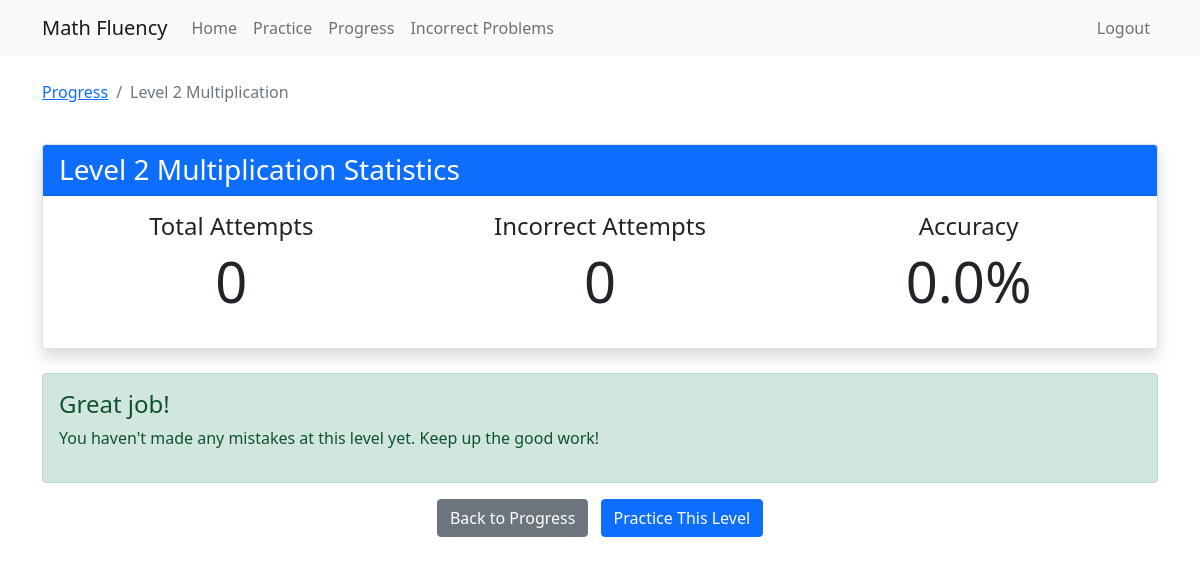
/analyze_level/multiplication/2 (signed in), run on an earlier commit of the app's database.
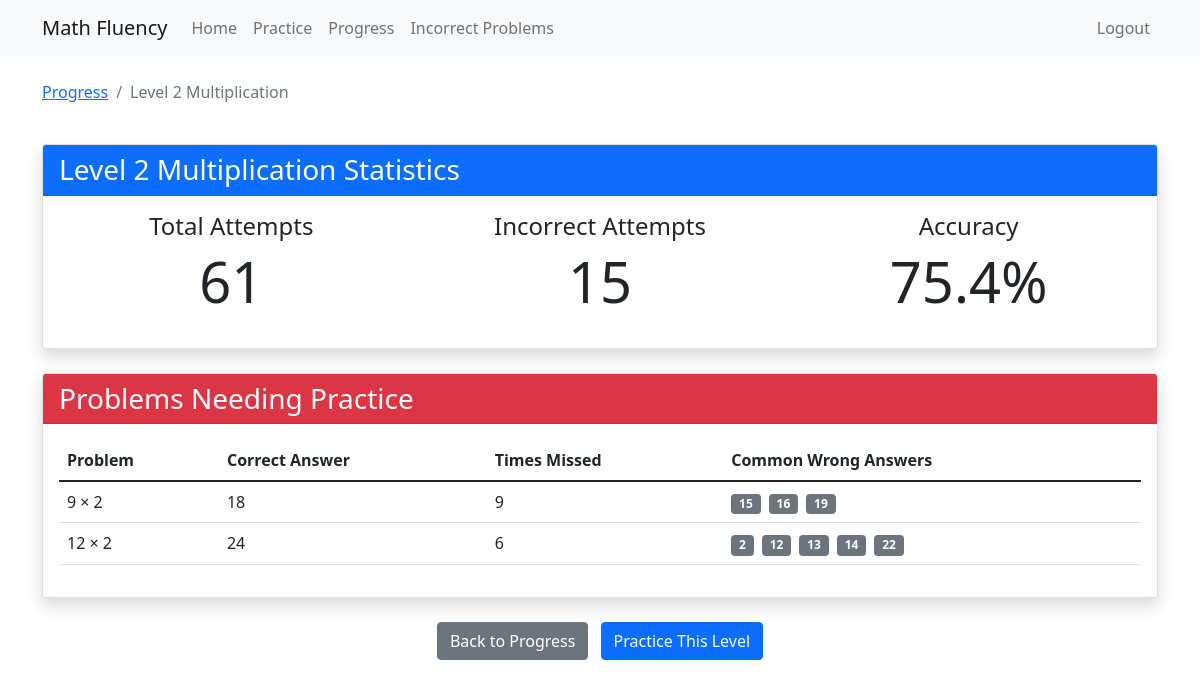
And on a later commit of the database.
### models/practice_attempt.py (models this page shows)
class PracticeAttempt(db.Model):
    id = db.Column(db.Integer, primary_key=True)
    user_id = db.Column(db.Integer, db.ForeignKey('user.id'), nullable=False)
    operation = db.Column(db.String(20), nullable=False)  # 'addition' or 'multiplication'
    level = db.Column(db.Integer, nullable=False)
    problem = db.Column(db.String(50), nullable=False)
    user_answer = db.Column(db.Integer, nullable=False)
    correct_answer = db.Column(db.Integer, nullable=False)
    is_correct = db.Column(db.Boolean, nullable=False)
    time_taken = db.Column(db.Float)  # in seconds
    created_at = db.Column(db.DateTime, default=datetime.utcnow)
    user = db.relationship('User', backref=db.backref('practice_attempts', lazy=True))

### app.py (the view)
@app.route('/analyze_level/<operation>/<int:level>')
@login_required
def analyze_level(operation, level):
    try:
        attempts = PracticeAttempt.query.filter(
            PracticeAttempt.user_id == current_user.id,
            PracticeAttempt.operation == operation,
            PracticeAttempt.level == level
        ).order_by(PracticeAttempt.created_at.desc()).all()
        total_attempts = len(attempts)
        incorrect_attempts = [a for a in attempts if not a.is_correct]
        problem_stats = {}
        for attempt in incorrect_attempts:
            if attempt.problem not in problem_stats:
                problem_stats[attempt.problem] = {
                    'incorrect_count': 0,
                    'user_answers': [],
                    'correct_answer': attempt.correct_answer
                }
            problem_stats[attempt.problem]['incorrect_count'] += 1
            problem_stats[attempt.problem]['user_answers'].append(attempt.user_answer)
        problems_list = [
            {
                'problem': problem,
                'incorrect_count': stats['incorrect_count'],
                'user_answers': stats['user_answers'],
                'correct_answer': stats['correct_answer']
            }
            for problem, stats in problem_stats.items()
        ]
        problems_list.sort(key=lambda x: x['incorrect_count'], reverse=True)
        accuracy = ((total_attempts - len(incorrect_attempts)) / total_attempts * 100) if total_attempts > 0 else 0
        return render_template('analyze_level.html',
            operation=operation,
            level=level,
            total_attempts=total_attempts,
            incorrect_count=len(incorrect_attempts),
            accuracy=accuracy,
            problems=problems_list
        )
    except Exception as e:
        print(f"Error in analyze_level route: {str(e)}")
        return f"An error occurred: {str(e)}", 500

### app.py (called while the page is built)
@app.template_filter('unique')
def unique_filter(l):
    seen = set()
    return [x for x in l if not (x in seen or seen.add(x))]

@login_manager.user_loader
def load_user(user_id):
    return User.query.get(int(user_id))

### templates/analyze_level.html (shortened to what this page needs)
{% extends "base.html" %}
{% block content %}
<div class="container mt-4">
    <div class="row mb-4">
        <div class="col">
            <nav aria-label="breadcrumb">
                <ol class="breadcrumb">
                    <li class="breadcrumb-item"><a href="{{ url_for('progress') }}">Progress</a></li>
                    <li class="breadcrumb-item active">Level {{ level }} {{ operation|title }}</li>
                </ol>
            </nav>
        </div>
    </div>
    <div class="card mb-4 shadow">
        <div class="card-header bg-primary text-white">
            <h3 class="mb-0">Level {{ level }} {{ operation|title }} Statistics</h3>
        </div>
        <div class="card-body">
            <div class="row">
                <div class="col-md-4 text-center mb-3">
                    <h4>Total Attempts</h4>
                    <div class="display-4">{{ total_attempts }}</div>
                </div>
                <div class="col-md-4 text-center mb-3">
                    <h4>Incorrect Attempts</h4>
                    <div class="display-4">{{ incorrect_count }}</div>
                </div>
                <div class="col-md-4 text-center mb-3">
                    <h4>Accuracy</h4>
                    <div class="display-4">{{ "%.1f"|format(accuracy) }}%</div>
                </div>
            </div>
        </div>
    </div>
    {% if problems %}
    <div class="card mb-4 shadow">
        <div class="card-header bg-danger text-white">
            <h3 class="mb-0">Problems Needing Practice</h3>
        </div>
        <div class="card-body">
            <div class="table-responsive">
                <table class="table table-hover">
                    <thead>
                        <tr>
                            <th>Problem</th>
                            <th>Correct Answer</th>
                            <th>Times Missed</th>
                            <th>Common Wrong Answers</th>
                        </tr>
                    </thead>
                    <tbody>
                        {% for problem in problems %}
                        <tr>
                            <td>{{ problem['problem'] }}</td>
                            <td>{{ problem['correct_answer'] }}</td>
                            <td>{{ problem['incorrect_count'] }}</td>
                            <td>
                                {% for answer in problem['user_answers']|unique|sort %}
                                <span class="badge bg-secondary me-1">{{ answer }}</span>
                                {% endfor %}
                            </td>
                        </tr>
                        {% endfor %}
                    </tbody>
                </table>
            </div>
        </div>
    </div>
    {% else %}
    <div class="alert alert-success" role="alert">
        <h4 class="alert-heading">Great job!</h4>
        <p>You haven't made any mistakes at this level yet. Keep up the good work!</p>
    </div>
    {% endif %}
    <div class="text-center mb-4">
        <a href="{{ url_for('progress') }}" class="btn btn-secondary me-2">
            Back to Progress
        </a>
        <a href="{{ url_for('practice') }}" class="btn btn-primary">
            Practice This Level
        </a>
    </div>
</div>
{% endblock %}

What changed in the data, as far as the page shows it:
added PracticeAttempt: problem "9 × 2", correct_answer "18", incorrect_count "9", unique "15" "16" "19"
added PracticeAttempt: problem "12 × 2", correct_answer "24", incorrect_count "6", unique "2" "12" "13" "14" "22"
Also different on the page:
{{ total_attempts }}: "0" → "61"
{{ incorrect_count }}: "0" → "15"
{{ "%.1f"|format(accuracy) }}: "0.0" → "75.4"
text no longer shown: "Great job! You haven't made any mistakes at this level yet. Keep up the good work!"
text now shown: "Problems Needing Practice Problem Correct Answer Times Missed Common Wrong Answers"
